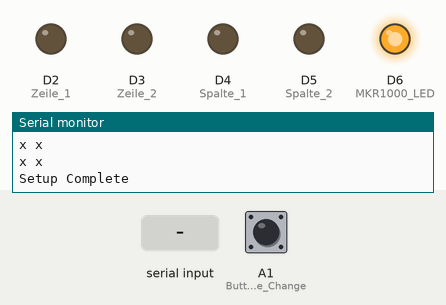
The sketch below on a simulated Arduino Zero (SAMD21). Shown: output pins drawn as LEDs (lit = HIGH), the last lines printed to the serial monitor. Dashed ring = blinking. Inputs (shaded band) come from the test bench; at power-on: A1 (Button_für_mode_Change) HIGH.

Above: at 1.4 s.
1.5 s: A1 (Button_für_mode_Change) pulled LOW for 0.15 s
At 1.67 s:
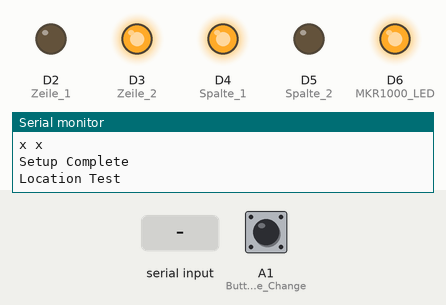
7.5 s: "1" received over the second serial link
At 7.67 s:
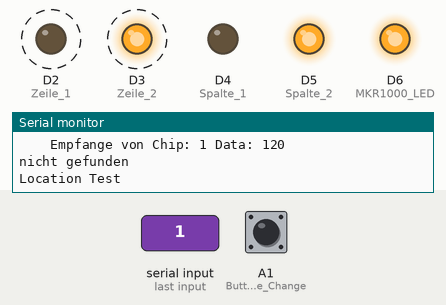
10.5 s: "t" received over the second serial link
At 11.3 s:
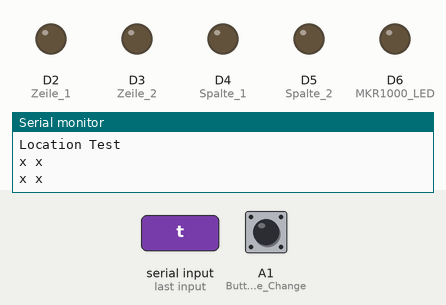
Timing chart, 0 to 13.5 s (numbered marks = the images above; inputs shaded):
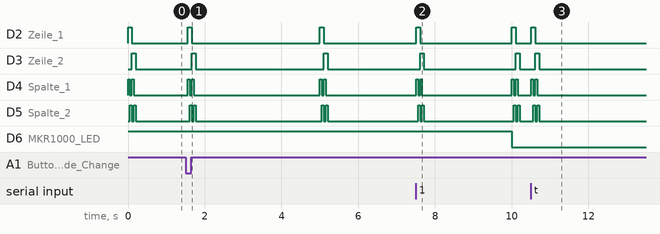

Measured:
- after the input at 10.5 s, D2 (Zeile_1): LOW → HIGH at once, → LOW 0.10 s later; D3 (Zeile_2): LOW → HIGH after 0.11 s, → LOW 0.10 s later
- by itself, D2 (Zeile_1), D3 (Zeile_2): alternates HIGH for 0.10 s and LOW for 3.3 s

The sketch:

MKR1000LocationTestV4.ino
```cpp
#include <Arduino.h>                              // required before wiring_private.h
#include <wiring_private.h>


/*
                        Extra Hardware Serial Port
*/
// Serial2 pin and pad definitions (in Arduino files Variant.h & Variant.cpp)
#define PIN_SERIAL2_RX       (1ul)                // Pin description number for PIO_SERCOM on D1
#define PIN_SERIAL2_TX       (0ul)                // Pin description number for PIO_SERCOM on D0
#define PAD_SERIAL2_TX       (UART_TX_PAD_0)      // SERCOM pad 0 TX
#define PAD_SERIAL2_RX       (SERCOM_RX_PAD_1)    // SERCOM pad 1 RX

// Instantiate the extra Serial classes
Uart Serial2(&sercom3, PIN_SERIAL2_RX, PIN_SERIAL2_TX, PAD_SERIAL2_RX, PAD_SERIAL2_TX);

void SERCOM3_Handler()    // Interrupt handler for SERCOM3
{
  Serial2.IrqHandler();
}


/*
                Declarations
*/

static const char MKR1000_LED       = 6;
static unsigned long ms = 0;
static boolean state = HIGH;
static unsigned char c = 0;

static const int zeilen = 2;
static const int spalten = 2;
char locations[zeilen][spalten];

char mode = '0';
int confLvl = 0;

void setup()
{
  static unsigned char count = 0;

  //declariren der LED, Localisations Pins und Button
  pinMode(MKR1000_LED, OUTPUT);
  pinMode(2, OUTPUT);   //Zeile 1
  pinMode(3, OUTPUT);   //Zeile 2
  pinMode(4, OUTPUT);   //Spalte 1
  pinMode(5, OUTPUT);   //Spalte 2
  pinMode(A1, INPUT_PULLUP);    //Button für mode Change

  // Start Serial for debugging on the Serial Monitor
  Serial.begin(9600);
  while (!Serial && (count < 30) )
  {
    delay(200);     // Wait for serial port to connect with timeout. Needed for native USB
    digitalWrite(MKR1000_LED, state);
    state = !state;
    count++;
  }


  pinPeripheral(0, PIO_SERCOM);   // Assign pins 0 & 1 SERCOM functionality
  pinPeripheral(1, PIO_SERCOM);
  Serial2.begin(9600);           // Begin Serial2

  //initialisiren der Output Pins
  digitalWrite(MKR1000_LED, HIGH);
  digitalWrite(2, LOW);
  digitalWrite(3, LOW);
  digitalWrite(4, LOW);
  digitalWrite(5, LOW);

  checkLocations();
  Serial.println("Setup Complete");
}

/*
   aktiviert eine Location für den Location-Check
*/
void activateLocation(int zeile, int spalte) {
  digitalWrite(zeile, HIGH);
  digitalWrite(spalte, HIGH);
}
/*
   deaktiviert die Location nach einem Location-Checks
*/
void deactivateLocation(int zeile, int spalte) {
  digitalWrite(zeile, LOW);
  digitalWrite(spalte, LOW);
}
/*
   checkt ob sich an einer bestimmten Stelle ein Chip befindet
*/
void checkLocations() {
  //Testet jede Location
  Serial.println("Location Test");
  for (int i = 2; i < 2 + zeilen; i++) {
    for (int j = 4; j < 4 + spalten; j++) {
      activateLocation(i, j);
      delay(50);
      //Wenn eine Antwort kommt speichere sie im locations Array
      if (Serial2.available()) {
        locations[i - 2][j - 4] = Serial2.read();
      } else {
        locations[i - 2][j - 4] = 'x';
      }
      deactivateLocation(i, j);
    }
  }
  //Gebe Array aus
  for (int i = 0; i < zeilen; i++) {
    for (int j = 0; j < spalten; j++) {
      Serial.print(locations[i][j]);
      Serial.print(" ");
    }
    Serial.println(" ");
  }

  //Gib Array über Chip 0 aus
  Serial2.write('0');
  for (int i = 0; i < zeilen; i++) {
    for (int j = 0; j < spalten; j++) {
      switch (locations[i][j]) {
        case '1':
          Serial2.write('1');
          break;
        case '2':
          Serial2.write('2');
          break;
        case '3':
          Serial2.write('3');
          break;
        case '4':
          Serial2.write('4');
          break;
        default:
          Serial2.write('0');
          break;
      }
    }
  }
  Serial2.write(mode);
}
/*
   checkt ob der Button gedrückt wurde
   handelt bouncing
*/
void checkButton() {
  if (digitalRead(A1) == 0) {
    confLvl++;
    if (confLvl == 50) {
      changeMode();
      checkLocations();
    }
  } else {
    confLvl = 0;
  }
}
/*
   ändert den Modus mit dem Nachrichten weitergeleitet werden
*/
void changeMode() {
  if (mode == '0') {
    mode = '1'; //change to pass on
  } else {
    mode = '0'; //return to hardcoded
  }
}
/*
   checkt ob Daten über Serial reingekommen sind und leitet die an die Chips weiter
*/
void checkSerial() {
  if (Serial.available())
  {
    char c1, c2;
    c1 = Serial.read();
    if (c1 == 't') {
      checkLocations();
    } else  {
      c2 = Serial.read();

      Serial.print("Senden an Chip: ");
      Serial.print(c1);
      Serial.print(" sende: ");
      Serial.print(c2);
      Serial2.write(c1);
      Serial2.write(c2);
    }
    delay(100); //gebe Zeit zum Antworten
  }
}
/*
      checkt ob Date von den Chips gekommen sind
      wenn ja leite sie über Serial weiter
      und checke von welchem Chip sie kommen, addressiere sie an den passenden neuen Chip
*/
void checkSerial2() {
  if (Serial2.available())
  {
    Serial.print("    Empfange von Chip: ");
    char gelesenChip = Serial2.read();
    char gelesenData;
    delay(10);
    if (Serial2.available() > 0) {
      gelesenData = Serial2.read();

    } else {
      gelesenData = 'x';
    }
    Serial.print(gelesenChip);
    Serial.print(" Data: ");
    Serial.println(gelesenData, DEC);

    if (mode == '0') {
      hardCoded(gelesenChip, gelesenData);
    } else {
      passOn(gelesenChip, gelesenData);
    }
  }

}
/*
   reicht Nachrichten von einer Position zur Nächten weiter
*/
void passOn(char sender, char data) {
  int sLocation = getLocation(sender);
  if (sLocation == -1) {
    Serial.println("nicht gefunden");
    checkLocations();
    sLocation = getLocation(sender);
    if (sLocation == -1) {
      return;
    }
  }
  char target = getTarget(sLocation + 1);
  if (target != 'x') {
    Serial2.write(target);
    Serial2.write(data);
  }
}
/*
   findet die Position eines Chips auf dem Brett
   sofern der Chip bereits localisiert wurde
   sonst gibt -1 zurück
*/
int getLocation(char sender) {
  int location = 0;
  for (int i = 0; i < zeilen; i++) {
    for (int j = 0; j < spalten; j++) {
      if (sender != locations[i][j]) {
        location++;
      } else {
        return location;
      }
    }
  }
  return -1;
}
/*
 * findet den Chip für den die weitergeleitete Nachricht gedacht ist
 */
char getTarget(int location) {
  if(location >= zeilen + spalten){
    return'x';
  }
  int i, j;
  if (location < zeilen) {
    i = 0;
    j = location;
  } else {
    i = 1;
    j = location - 2;
  }
  return locations[i][j];
}
/*
   leitet Daten nach fest vorgegebenem Muster weiter
*/
void hardCoded(char sender, char data) {
  switch (sender) {
    case '1':
      Serial2.write('4');
      Serial2.write(data);
      break;
    case '2':
      Serial2.write('1');
      Serial2.write(data);
      Serial2.write('3');
      Serial2.write(data);
      break;
  }
}
/*
     checkt die Locations alle 5 Sekunden ob sich was geändert hat
     lässt auserdem die onboard LED im gleichen Takt blinken
*/
void checkTime() {
  if (millis() - ms > 5000)
  {
    ms = millis();
    digitalWrite(MKR1000_LED, state);
    state = !state;
    checkLocations();
  }
}


void loop()
{
  checkButton();

  checkSerial();
  checkSerial2();

  checkTime(); //also checks the location

}
```
